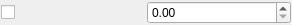
<?xml version="1.0" encoding="UTF-8"?>
<ui version="4.0">
 <class>FloatParm</class>
 <widget class="QWidget" name="FloatParm">
  <property name="geometry">
   <rect>
    <x>0</x>
    <y>0</y>
    <width>292</width>
    <height>25</height>
   </rect>
  </property>
  <property name="windowTitle">
   <string>Form</string>
  </property>
  <layout class="QHBoxLayout" name="horizontalLayout">
   <property name="spacing">
    <number>1</number>
   </property>
   <property name="leftMargin">
    <number>1</number>
   </property>
   <property name="topMargin">
    <number>1</number>
   </property>
   <property name="rightMargin">
    <number>1</number>
   </property>
   <property name="bottomMargin">
    <number>1</number>
   </property>
   <item>
    <widget class="QCheckBox" name="checkBox"/>
   </item>
   <item>
    <widget class="QDoubleSpinBox" name="valueWidget"/>
   </item>
  </layout>
 </widget>
 <resources/>
 <connections>
  <connection>
   <sender>checkBox</sender>
   <signal>toggled(bool)</signal>
   <receiver>valueWidget</receiver>
   <slot>setEnabled(bool)</slot>
   <hints>
    <hint type="sourcelabel">
     <x>13</x>
     <y>18</y>
    </hint>
    <hint type="destinationlabel">
     <x>241</x>
     <y>18</y>
    </hint>
   </hints>
  </connection>
 </connections>
</ui>
